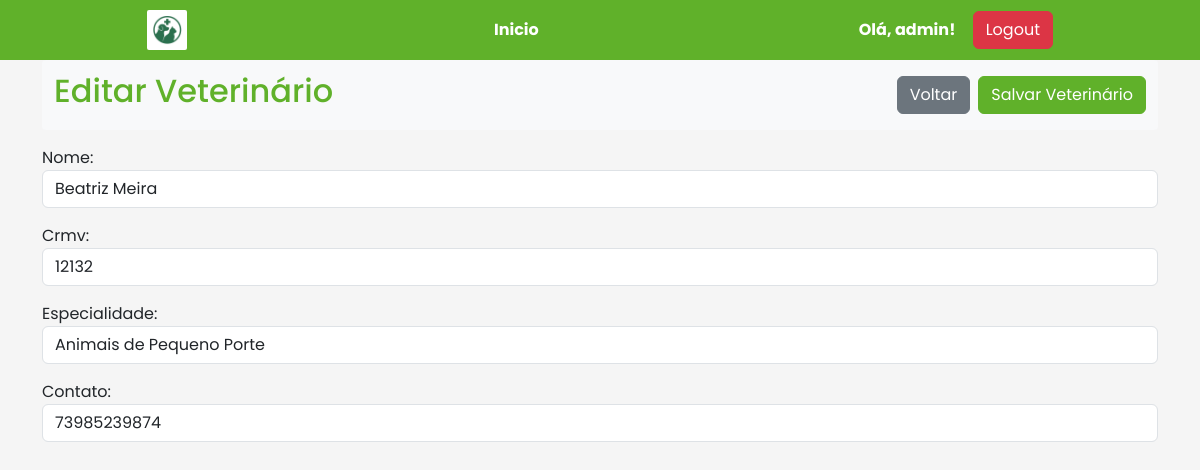
/veterinarios/1/edit/ (signed in), run on the app's committed database.
### core/models.py (models this page shows, shortened)
class MedicoVeterinario(models.Model):
    nome = models.CharField(max_length=100)
    crmv = models.CharField(max_length=20)
    especialidade = models.CharField(max_length=100)
    contato = models.CharField(max_length=15)

### core/views.py (the view)
# urls.py: path('veterinarios/<int:pk>/edit/', views.edit_veterinario, name='edit_veterinario'),
def edit_veterinario(request, pk):
    veterinario = get_object_or_404(MedicoVeterinario, pk=pk)
    if request.method == 'POST':
        form = MedicoVeterinarioForm(request.POST, instance=veterinario)
        if form.is_valid():
            form.save()
            return redirect('lista_veterinarios')
    else:
        form = MedicoVeterinarioForm(instance=veterinario)
    return render(request, 'veterinario/edit_veterinario.html',
                  {'form': form, 'veterinario': veterinario})

### core/forms.py
class MedicoVeterinarioForm(forms.ModelForm):
    class Meta:
        model = MedicoVeterinario
        fields = ['nome', 'crmv', 'especialidade', 'contato']
    def __init__(self, *args, **kwargs):
        super().__init__(*args, **kwargs)
        for field in self.fields.values():
            field.widget.attrs.update({'class': 'form-control'})

### templates/veterinario/edit_veterinario.html (shortened to what this page needs)
{% extends 'base.html' %}
{% block content %}
<form method="post">
    <div class="page-header">
        <h2 class="page-title">Editar Veterinário</h2>
        <div class="d-flex align-items-center gap-2">
            <button type="button" onclick="window.history.back()" class="btn btn-secondary">Voltar</button>
            <button type="submit" class="btn btn-primary">Salvar Veterinário</button>
        </div>
    </div>
    {{ form.as_p }}
</form>
{% endblock %}

### templates/base.html (shortened to what this page needs)
{% load static %}
<!doctype html>
<html lang="en">
<head>
    <link href="https://cdn.jsdelivr.net/npm/bootstrap@5.3.7/dist/css/bootstrap.min.css" rel="stylesheet">
	<link href="https://cdn.jsdelivr.net/npm/fullcalendar@6.1.19/index.global.min.css" rel="stylesheet">
	<link rel="stylesheet" href="{% static 'styles.css' %}">
 	<link rel="stylesheet" href="{% static 'calendar.css' %}">
</head>
<body>
	<div class="navbar-clinica">
		<div>
			<img src="{% static 'images/logo.png' %}" alt="Veterinário" class="navbar-logo" width="40">
		</div>
		<div>
			<a class="navbar-link btn btn-transparent" href="{% url 'home' %}">Inicio</a>
		</div>
		<div>
			{% if request.user.is_authenticated %}
			<a class="navbar-link btn btn-transparent">Olá, {{ request.user.username }}!</a>
			<a class="btn btn-danger" href="{% url 'logout' %}">Logout</a>
			{% endif %}
		</div>
	</div>
	<div class="container">
	{% block content %}
	{% endblock %}
	</div>
</body>
</html>

### static/styles.css (style rules this page uses)
* { margin: 0; padding: 0; box-sizing: border-box; }
body { font-family: 'Poppins', sans-serif; background-color: #f5f5f5; }
:root { --bs-primary: #60b12a; --bs-primary-rgb: 96, 177, 42; --bs-link-color: #60b12a; }
.btn-primary { --bs-btn-bg: #60b12a; --bs-btn-border-color: #60b12a; --bs-btn-hover-bg: #4d8e22; --bs-btn-hover-border-color: #4d8e22; --bs-btn-color: #fff; --bs-btn-hover-color: #fff; --bs-btn-active-bg: #397011; --bs-btn-active-border-color: #397011; --bs-btn-active-color: #fff; }
.navbar-clinica { background-color: var(--bs-primary); height: 60px; display: flex; align-items: center; justify-content: space-around; }
.navbar-logo { max-height: 50px; background-color: white; border-radius: 5%; padding: 5px; }
.navbar-link { color: white; font-weight: bold; text-decoration: none; }
.page-title { color: var(--bs-primary); }
.page-header { display: flex; justify-content: space-between; align-items: center; background-color: #f8f9fa; padding: 0.75rem; margin-bottom: 1rem; border-radius: 0.25rem; }

### data on the page
MedicoVeterinario: nome "Beatriz Meira", crmv "12132", especialidade "Animais de Pequeno Porte", contato "73985239874"

### other printed values
{{ request.user.username }} "admin"
